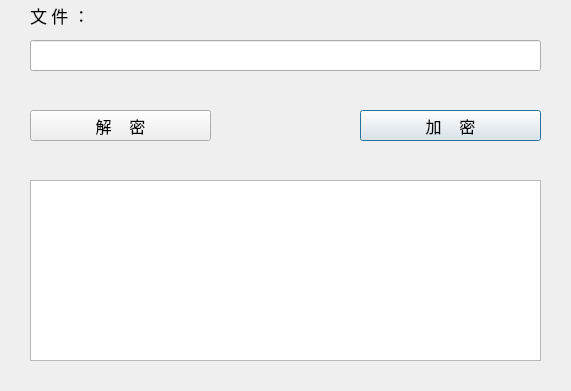
<?xml version="1.0" encoding="UTF-8"?>
<ui version="4.0">
 <class>FileEncryptClass</class>
 <widget class="QDialog" name="FileEncryptClass">
  <property name="geometry">
   <rect>
    <x>0</x>
    <y>0</y>
    <width>571</width>
    <height>391</height>
   </rect>
  </property>
  <property name="windowTitle">
   <string>FileEncrypt</string>
  </property>
  <property name="windowIcon">
   <iconset>
    <normaloff>Resources/加密.png</normaloff>Resources/加密.png</iconset>
  </property>
  <property name="autoFillBackground">
   <bool>true</bool>
  </property>
  <widget class="QPushButton" name="pushButton">
   <property name="geometry">
    <rect>
     <x>360</x>
     <y>110</y>
     <width>181</width>
     <height>31</height>
    </rect>
   </property>
   <property name="font">
    <font>
     <pointsize>12</pointsize>
    </font>
   </property>
   <property name="text">
    <string>加    密</string>
   </property>
  </widget>
  <widget class="QLabel" name="label">
   <property name="geometry">
    <rect>
     <x>30</x>
     <y>0</y>
     <width>91</width>
     <height>31</height>
    </rect>
   </property>
   <property name="font">
    <font>
     <family>微软雅黑</family>
     <pointsize>13</pointsize>
    </font>
   </property>
   <property name="text">
    <string>文 件 ：</string>
   </property>
  </widget>
  <widget class="QLineEdit" name="lineEdit">
   <property name="geometry">
    <rect>
     <x>30</x>
     <y>40</y>
     <width>511</width>
     <height>31</height>
    </rect>
   </property>
  </widget>
  <widget class="QPushButton" name="pushButton_2">
   <property name="geometry">
    <rect>
     <x>30</x>
     <y>110</y>
     <width>181</width>
     <height>31</height>
    </rect>
   </property>
   <property name="font">
    <font>
     <pointsize>12</pointsize>
    </font>
   </property>
   <property name="text">
    <string>解    密</string>
   </property>
  </widget>
  <widget class="QTextEdit" name="textEdit">
   <property name="geometry">
    <rect>
     <x>30</x>
     <y>180</y>
     <width>511</width>
     <height>181</height>
    </rect>
   </property>
  </widget>
 </widget>
 <layoutdefault spacing="6" margin="11"/>
 <resources>
  <include location="FileEncrypt.qrc"/>
 </resources>
 <connections/>
</ui>
